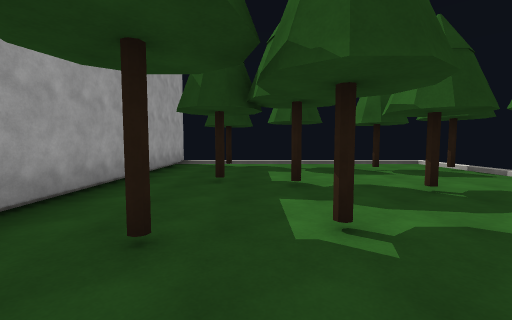
View 1 (above)

24 first-person views from a walk through a scene from a Unity 3-D project. The camera is 1.4 m above the floor, tilts 4° down and sees 90° across. The floor is counted in squares, 2 m on a side. Each view is taken from the middle of a square. On the plan, view 1 faces up. The plan holds only what a view shows up to about 9 squares ahead; the rest is blank. The place goes on beyond the plan. Surface patterns are stand-ins for the level's own textures.

View 2
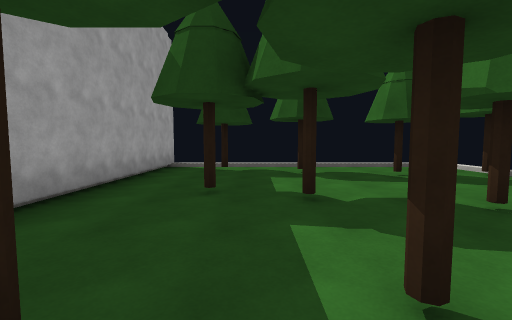

View 3
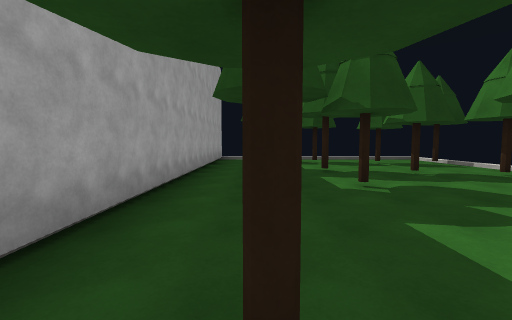

View 4
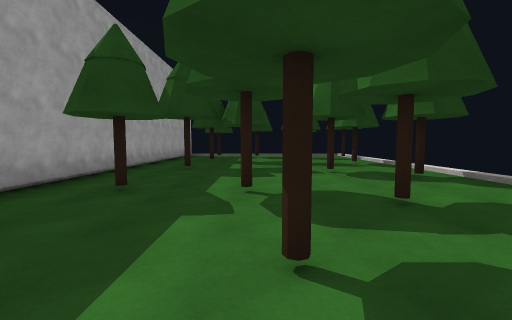

View 5
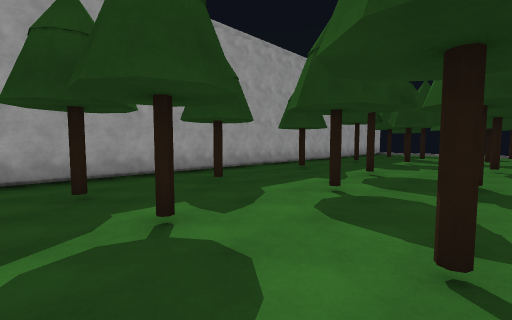

View 6
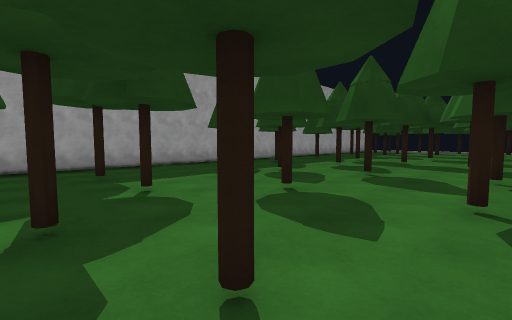

View 7
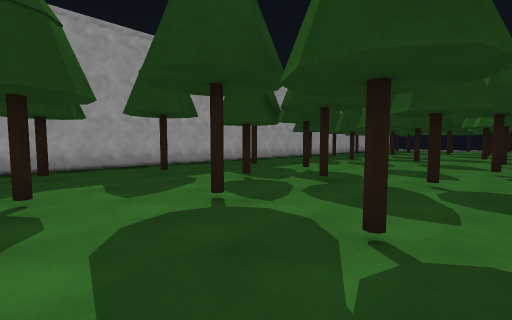

View 8
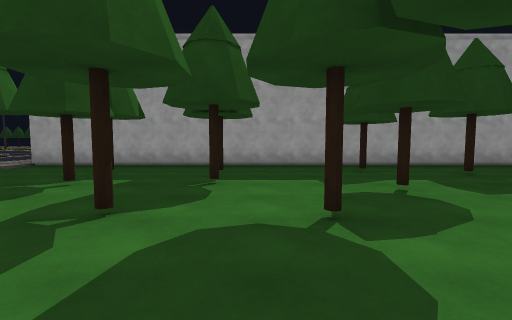

View 9
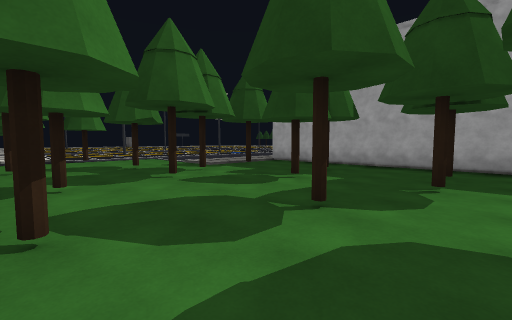

View 10
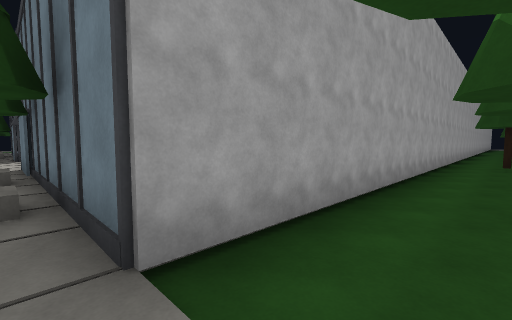

View 11
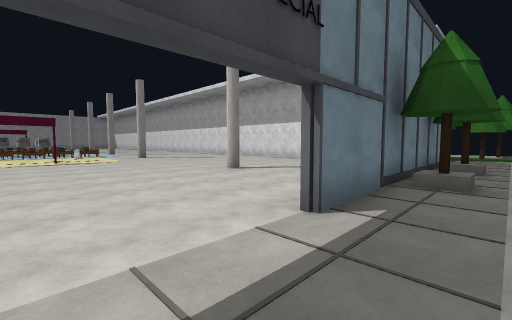

View 12
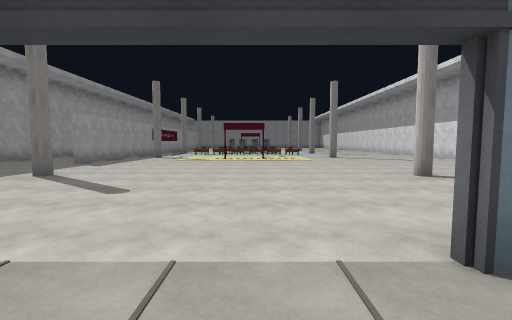

View 13
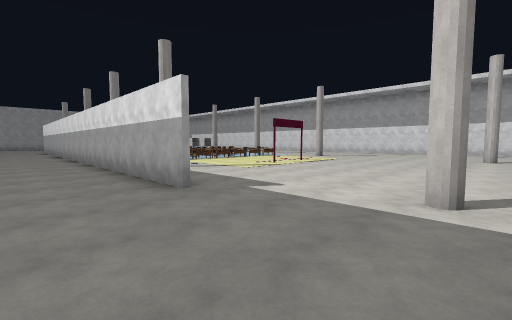

View 14
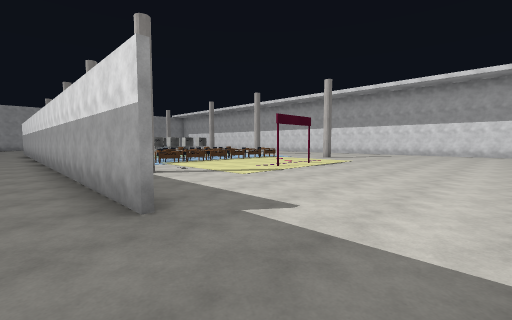

View 15
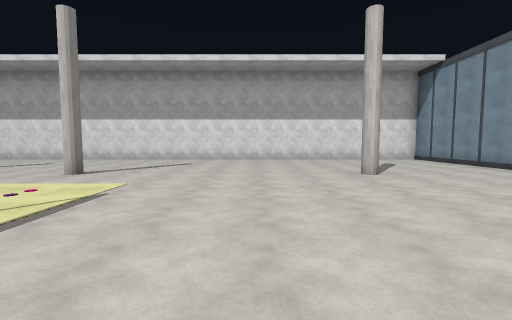

View 16
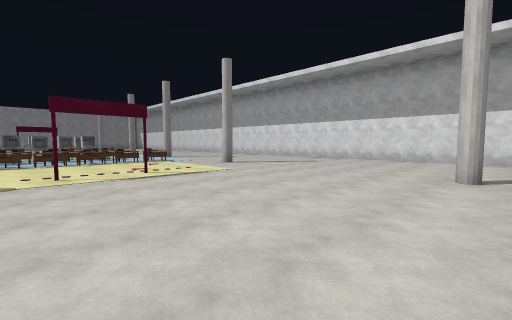

View 17
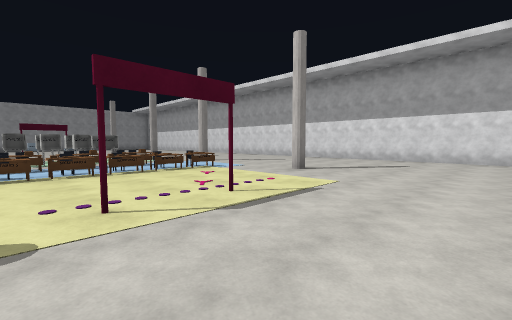

View 18
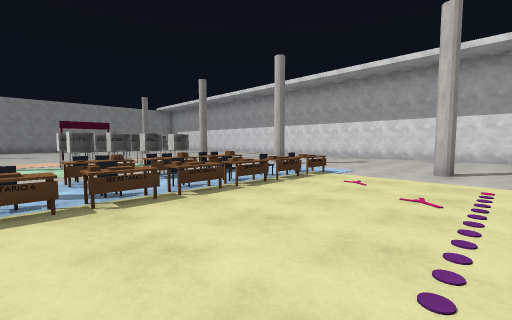

View 19
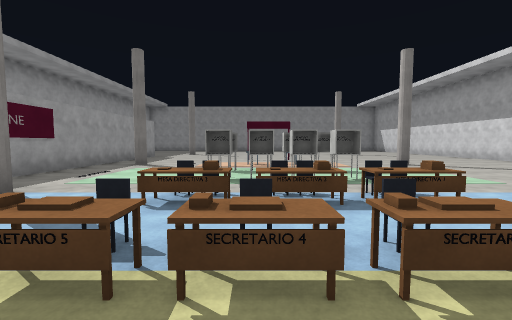

View 20
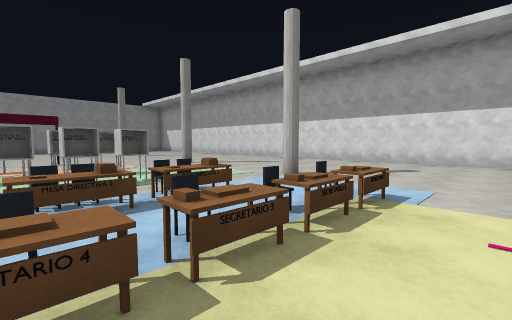

View 21
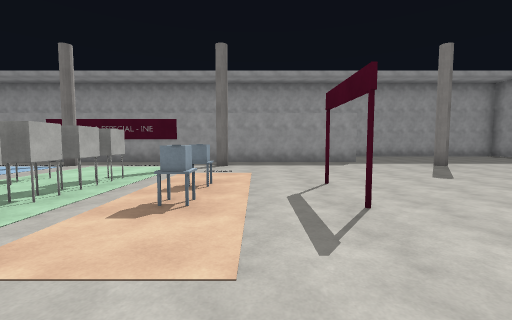

View 22
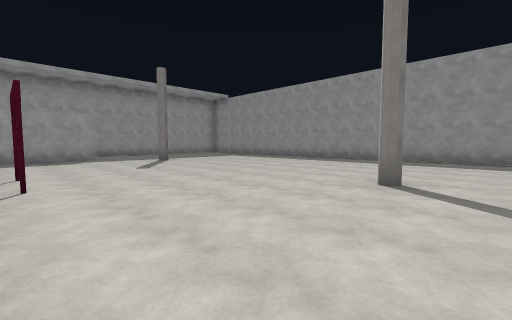

View 23
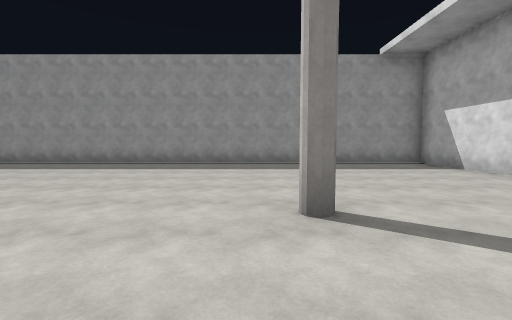

View 24
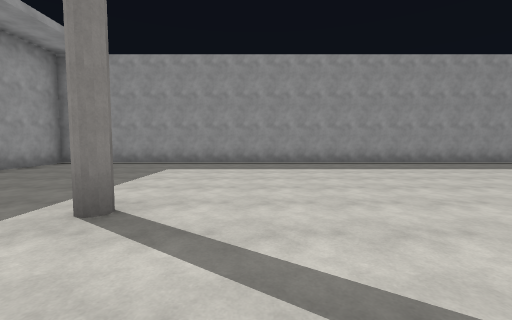

### Floor plan
Key: @ floor where view 1 was taken; # wall or solid block; . main floor; - floor 0.25 m lower than the main floor; / step, stairs or slope; = window, fence, low wall or low ledge; ^ raised ledge; T thing the floor can be seen under or through; O other object.
Columns run from 20 left of view 1 to 5 right of it. Each row starts with its distance up from view 1.
  9  ##################
  8 #.................#///////
  7 #.................#/-#---/
  6 #.................#----#-/
  5  .................#------/
  4   ............... #--#-#-/
  3    .#........#..  #-----#/
  2    ............   #--#---/
  1    ............   #----#-/
  0    #...........   #-@---#/
 -1    #...........   ##-#---/
 -2    #...........   #----#-/
 -3    #..............#-----#/
 -4    #.#.......#... #--#---/
 -5    #............  #----#-/
 -6    #...TTTT.....  #--#---/
 -7   .#...TTTT.......#------/
 -8  ..#...O.OO..#....#----#-/
 -9  ..#...^^^^.......#------/
-10  ..#..............#-----#/
-11  ..#..^^^^^^......#----#-/
-12  ..# .............#------/
-13  ..# #.......#....#---#-#/
-14  ..#..............##-----/
-15  ..#..............#--#---/
-16  ..#..............#-----/
-17  .................#------/
-18  .................#--#-#-/
-19  ...#........#....#------/
-20  .................#--#---/
-21      .............#-----#/
-22       ............#----#-/
-23       #....########--#---/
-24        .....././/....-#--/
-25         ..//=////////----/
-26                      ----/
-27                       -#-/
-28                        --/

Where each view was taken, in squares from view 1:
view 1: 0 up, 0 right, facing up
view 2: 1 up, 0 right, facing up
view 3: 2 down, 1 left, facing up
view 4: 5 down, 1 right, facing up
view 5: 7 down, 3 right, facing up-left
view 6: 11 down, 5 right, facing up-left
view 7: 15 down, 5 right, facing up-left
view 8: 17 down, 5 right, facing left
view 9: 17 down, 5 right, facing down-left
view 10: 24 down, 1 left, facing up-left
view 11: 25 down, 12 left, facing up-right
view 12: 25 down, 11 left, facing up
view 13: 20 down, 19 left, facing up-right
view 14: 19 down, 18 left, facing up-right
view 15: 17 down, 13 left, facing right
view 16: 20 down, 13 left, facing up-right
view 17: 17 down, 13 left, facing up-right
view 18: 14 down, 14 left, facing up-right
view 19: 12 down, 12 left, facing up
view 20: 12 down, 12 left, facing up-right
view 21: 3 down, 8 left, facing left
view 22: 2 down, 6 left, facing up-left
view 23: 0 up, 8 left, facing up
view 24: 0 up, 14 left, facing up
